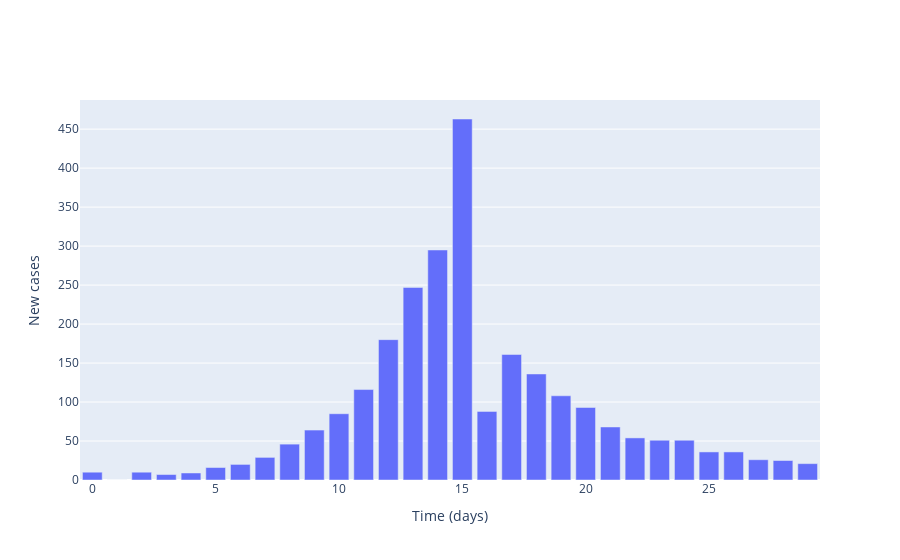

The notebook cell this image was saved under:
### Markdown cell above
## Plot incidence numbers for the forward simulation

### Code cell
# Plot (bar chart cases each day)
fig = go.Figure()

# Plot of incidences
fig.add_trace(
    go.Bar(
        x=times,
        y=cases,
        name='Incidences'
    )
)

# Add axis labels
fig.update_layout(
    xaxis_title='Time (days)',
    yaxis_title='New cases'
)

fig.show()

### Figure 1 — Plotly figure (JSON) as saved in the notebook; plotly's stock layout.template omitted (floating-point values rounded to 4 significant figures)
{"data": [{"name": "Incidences", "type": "bar", "x": [0, 1, 2, 3, 4, 5, 6, 7, 8, 9, 10, 11, 12, 13, 14, 15, 16, 17, 18, 19, 20, 21, 22, 23, 24, 25, 26, 27, 28, 29], "y": [10, 0, 10, 7, 9, 16, 20, 29, 46, 64, 85, 116, 180, 247, 295, 463, 88, 161, 136, 108, 93, 68, 54, 51, 51, 36, 36, 26, 25, 21]}], "layout": {"xaxis": {"title": {"text": "Time (days)"}}, "yaxis": {"title": {"text": "New cases"}}}}
